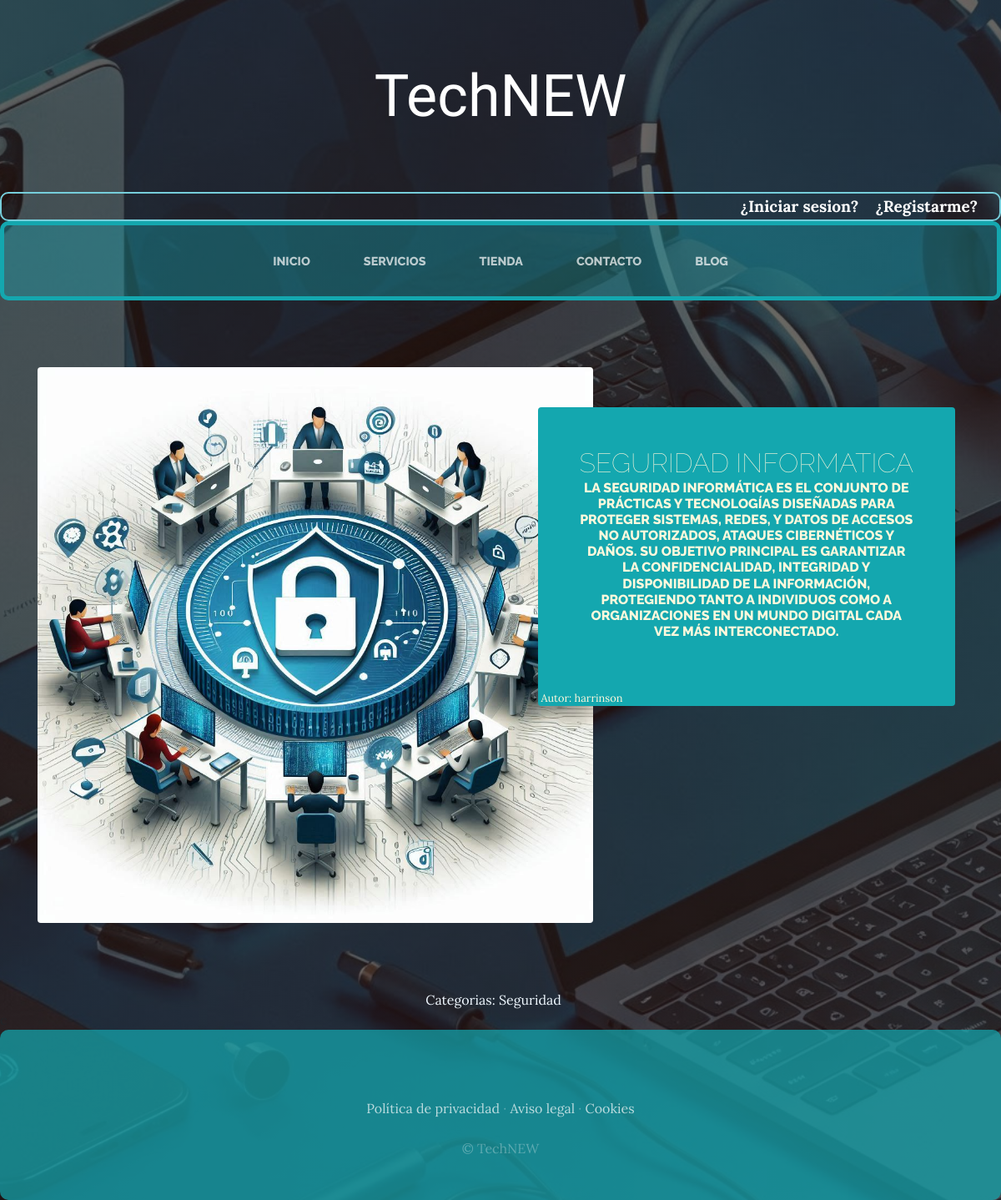
The app's page /categoria/1/ with its own data.
### blog/models.py (models this page shows, shortened)
class post(models.Model):
     titulo=models.CharField(max_length=50,)
     contenido=models.CharField(max_length=500)
     imagen=models.ImageField(null=True , blank=True)
     autor=models.ForeignKey(User,on_delete=models.CASCADE)
     categorias=models.ManyToManyField(Categoria)
     created=models.DateTimeField(auto_now_add=True)
     updated=models.DateTimeField(auto_now_add=True)
     class meta:
        verbose_name="post"
        verbose_name_plural = "posts"

class Categoria(models.Model):
     nombre=models.CharField(max_length=50)
     created=models.DateTimeField(auto_now_add=True)
     updated=models.DateTimeField(auto_now_add=True)
     class meta:
        verbose_name="categoria"
        verbose_name_plural = "categorias"

### blog/views.py (the view)
# urls.py: path("categoria/<categoria_id>/", views.categoria, name="categoria")
def categoria(request,categoria_id):
    categoria= Categoria.objects.get(id=categoria_id)
    posts =post.objects.filter(categorias=categoria)
    return render(request,"blog/categorias.html",{"categoria":categoria,"posts":posts})

### carro/context_processor.py (called while the page is built)
def importe_total_carro(request):
    total = 0
    if request.user.is_authenticated:
            for key, value in request.session["carro"].items():
                total = total+float(value["precio"])
    else:
        total=" inicia sesion para relizar compras"
    return {"importe_total_carro": total}

### blog/templates/blog/categorias.html (shortened to what this page needs)
{% extends "TiendaHApp/base.html"%}
{%load static%}
{%block content%}
{% for post in posts %}
<section class="page-section clearfix">
    <div class="container">
      <div class="intro">
        <img class="intro-img img-fluid mb-3 mb-lg-0 rounded" src="{{post.imagen.url}}" alt="" style="width:60%;">
        <div class="intro-text left-0 text-center bg-faded p-5 rounded">
          <h2 class="section-heading mb-4" >
            <span style="font-size: 100%;"  class="section-heading-lower">{{post.titulo}}</span>
            <span class="section-heading-upper">{{post.contenido}}</span></h2>
            <span style="position: absolute; bottom: 0; right: 398; font-size:80%" class="section-heading-upper">Autor:  {{post.autor}} </span></h2>
        </div>
      </div>
    </div>
  </section>
  {%endfor%}
<section>
  <div style="text-align :center  ;    width: 75%;  margin:auto; color:aliceblue">
      Categorias:
    {% for post in posts %}
    {% for categoria in  post.categorias.all %}
    {{   categoria.nombre}}  &nbsp;&nbsp;&nbsp;
    {%endfor%}
  </div>
  {%endfor%}
</section>c
{%endblock%}

### TiendaHApp/static/TiendaHapp/css/gestion.css (style rules this page uses)
body { font-family: 'Lora'; background: linear-gradient(rgba(47, 23, 15, 0.65), rgba(47, 23, 15, 0.65)), url("../img/16.jpg"); background-attachment: fixed; background-position: center; background-size: cover; }
h1, h2, h3, h4, h5, h6 { font-family: 'Raleway'; }
.page-section { margin-top: 5rem; margin-bottom: 5rem; }
.section-heading { text-transform: uppercase; }
.section-heading .section-heading-upper { display: block; font-size: 1rem; font-weight: 800; padding-bottom:.5rem; }
.section-heading .section-heading-lower { display: block; font-size: 3rem; font-weight: 100; }
.bg-faded { background-color: rgba(255, 255, 255, 0.85); }
.intro { position: relative; }
@media (min-width: 992px) { .intro .intro-img { width: 75%; float: left; } }
@media (min-width: 992px) { .intro .intro-text { left: 600; width: 60%; margin-top: 3rem; background-color: rgb(20, 167, 175); color: cornsilk; position: absolute; } }
@media (min-width: 1200px) { .intro .intro-text { width: 45%; } }

### records on screen
post: imagen (picture), titulo "SEGURIDAD INFORMATICA", contenido "LA SEGURIDAD INFORMÁTICA ES EL CONJUNTO DE PRÁCTICAS Y TECNOLOGÍAS DISEÑADAS PARA PROTEGER SISTEMAS, REDES, Y DATOS DE ACCESOS NO AUTORIZADOS, ATAQUES CIBERNÉTICOS Y DAÑOS. SU OBJETIVO PRINCIPAL ES GARANTIZAR LA CONFIDENCIALIDAD, INTEGRIDAD Y DISPONIBILIDAD DE LA INFORMACIÓN, PROTEGIENDO TANTO A INDIVIDUOS COMO A ORGANIZACIONES EN UN MUNDO DIGITAL CADA VEZ MÁS INTERCONECTADO.", autor "harrinson"
Categoria: nombre "Seguridad"
